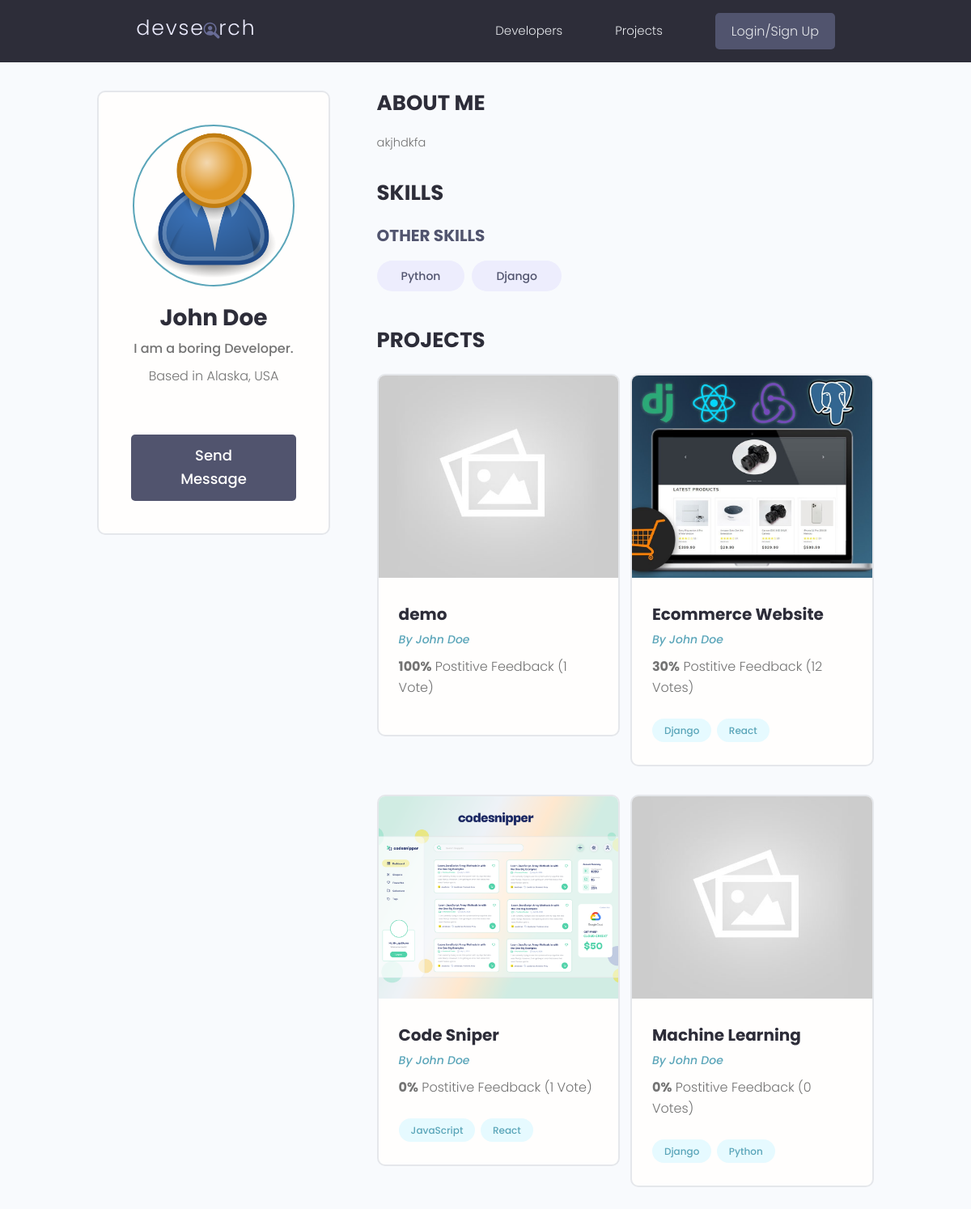
/profile/31d0e122-dbef-42dc-a016-94e4a267ff22, run on an earlier commit of the app's database.
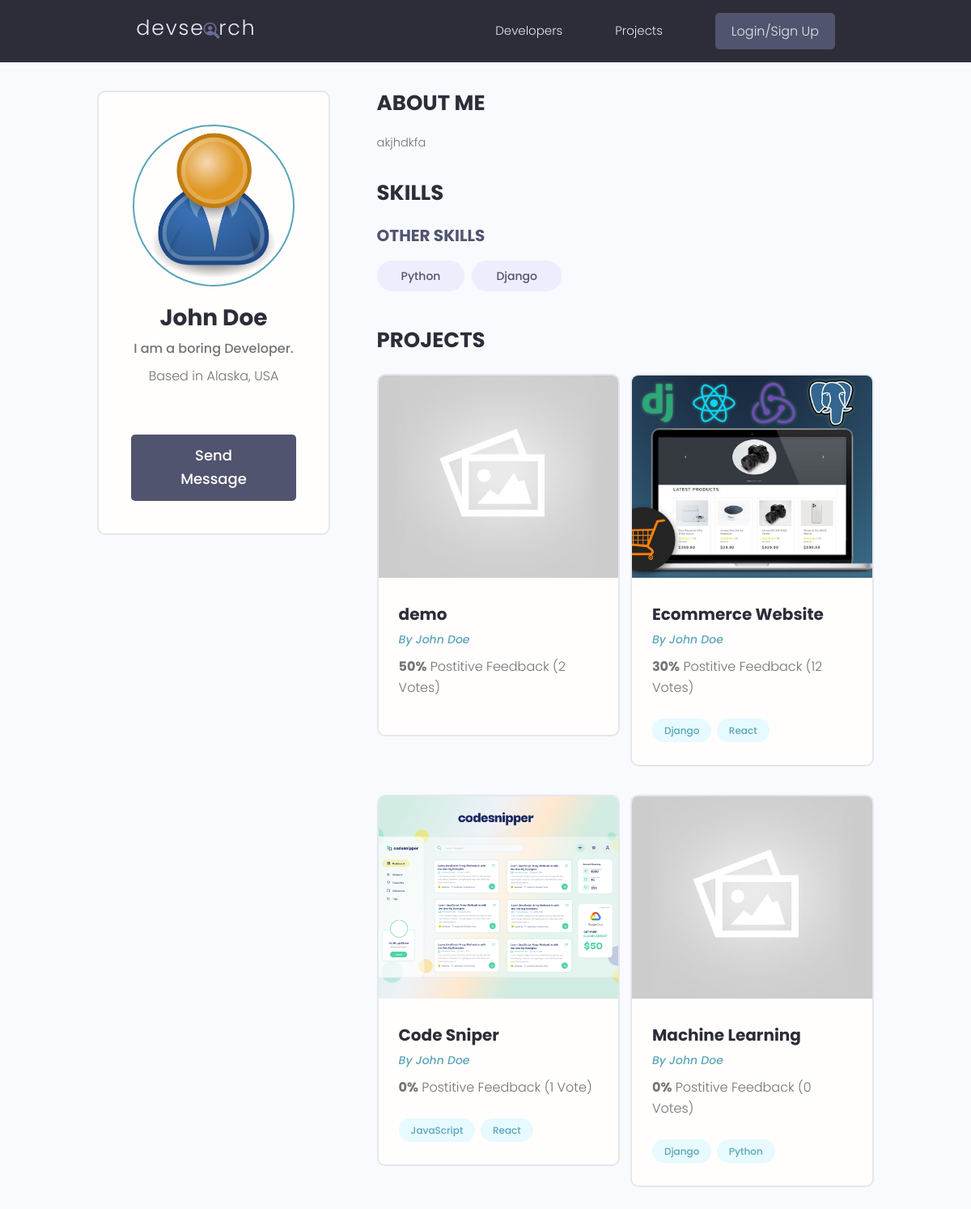
And on a later commit of the database.
### projects/models.py (models this page shows, shortened)
class Project(models.Model):
    owner = models.ForeignKey(Profile, null=True, blank=True, on_delete=models.SET_NULL)
    title = models.CharField(max_length=200)
    description = models.TextField(null=True, blank=True)
    featured_image = models.ImageField(null=True, blank=True, default="default.jpg")
    demo_link = models.CharField(max_length=2000, null=True, blank=True)
    source_link = models.CharField(max_length=2000, null=True, blank=True)
    tags = models.ManyToManyField('Tag', blank=True)
    vote_total = models.IntegerField(default=0, null=True, blank=True)
    vote_ratio = models.IntegerField(default=0, null=True, blank=True)
    created = models.DateTimeField(auto_now_add=True)
    id = models.UUIDField(default=uuid.uuid4, unique=True, primary_key=True, editable=False)
    class Meta:
        ordering = ['-vote_ratio', '-vote_total', 'title']

### users/models.py (models this page shows, shortened)
class Profile(models.Model):
    user = models.OneToOneField(User, on_delete=models.CASCADE, null=True, blank=True)
    name = models.CharField(max_length=200, blank=True, null=True)
    email = models.EmailField(max_length=500, blank=True, null=True)
    username = models.CharField(max_length=200, blank=True, null=True)
    location = models.CharField(max_length=200, blank=True, null=True)
    short_intro = models.CharField(max_length=200, blank=True, null=True)
    bio = models.TextField(blank=True, null=True)
    profile_image = models.ImageField(null=True, blank=True, upload_to='profiles/', default="profiles/user-default.png")
    social_github = models.CharField(max_length=200, blank=True, null=True)
    social_twitter = models.CharField(max_length=200, blank=True, null=True)
    social_linkedin = models.CharField(max_length=200, blank=True, null=True)
    social_youtube = models.CharField(max_length=200, blank=True, null=True)
    social_website = models.CharField(max_length=200, blank=True, null=True)
    created = models.DateTimeField(auto_now_add=True)
    id = models.UUIDField(default=uuid.uuid4, unique=True, primary_key=True, editable=False)

### users/views.py (the view)
# urls.py: path('profile/<str:pk>', views.userProfile, name="user-profile"),
def userProfile(request, pk):
    profile = Profile.objects.get(id=pk)
    topSkills = profile.skill_set.exclude(description__exact="")
    otherSkills = profile.skill_set.filter(description="")
    context = {'profile' : profile, 'topSkills' : topSkills, 'otherSkills' : otherSkills}
    return render(request, 'users/user-profile.html', context)

### projects/models.py (called while the page is built)
    def __str__(self):
        return self.name

### users/templates/users/user-profile.html (shortened to what this page needs)
{% extends 'main.html' %}
{% block content %}
<main class="profile my-md">
    <div class="container">
      <div class="layout">
        <div class="column column--1of3">
          <div class="card text-center">
            <div class="card__body dev">
              <img class="avatar avatar--xl" src="{{ profile.profile_image.url }}" />
              <h2 class="dev__name">{{ profile.name }}</h2>
              <p class="dev__title">{{ profile.short_intro }}</p>
              <p class="dev__location">Based in {{ profile.location }}</p>
              {% if request.user.profile.id != profile.id %}
              <a href="{% url 'create-message' profile.id %}" class="btn btn--sub btn--lg">Send Message </a>
              {% endif %}
            </div>
          </div>
        </div>
        <div class="column column--2of3">
          <div class="devInfo">
            <h3 class="devInfo__title">About Me</h3>
            <p class="devInfo__about"> {{ profile.bio }}</p>
          </div>
          <div class="devInfo">
            <h3 class="devInfo__title">Skills</h3>
            <div class="devInfo__skills">
              <h3 class="devInfo__subtitle">Other Skills</h3>
              <div class="devInfo__otherSkills">
                {% for skill in otherSkills %}
                <span class="tag tag--pill tag--sub tag--lg">
                  <small>{{ skill.name }}</small>
                </span>
                {% endfor %}
              </div>
            </div>
          </div>
          <div class="devInfo">
            <h3 class="devInfo__title">Projects</h3>
            <div class="grid grid--two">
            {%for project in profile.project_set.all %}
              <div class="column">
                <div class="card project">
                  <a href="{% url 'project' project.id %}" class="project">
                    <img class="project__thumbnail" src="{{ project.featured_image.url }}" alt="project thumbnail" />
                    <div class="card__body">
                      <h3 class="project__title">{{ project.title }}</h3>
                      <p><a class="project__author" href="{% url 'user-profile' project.owner.id %}">By {{ project.owner.name }}</a></p>
                      <p class="project--rating">
                        <span style="font-weight: bold;">{{ project.vote_ratio }}%</span> Postitive
                        Feedback ({{project.vote_total}} Vote{{project.vote_total|pluralize:"s"}})
                      </p>
                      <div class="project__tags">
                        {% for tag in project.tags.all %}
                        <span class="tag tag--pill tag--main">
                          <small>{{ tag }}</small>
                        </span>
                        {% endfor %}
                      </div>
                    </div>
                  </a>
                </div>
              </div>
            {% endfor %}
            </div>
          </div>
        </div>
      </div>
    </div>
  </main>
{% endblock content %}

What changed in the data, as far as the page shows it:
changed Project "demo": vote_ratio "100" → "50"; vote_total "1" → "2"
